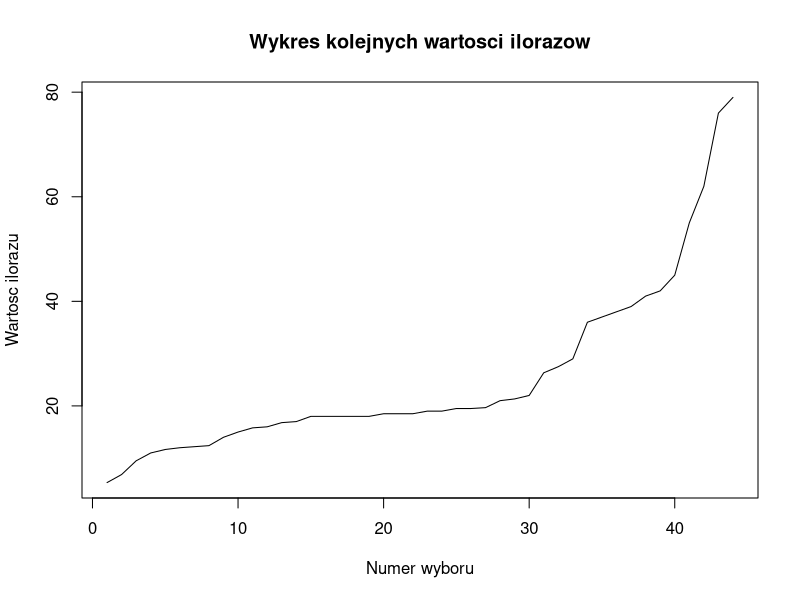

Source code (R):
#############################_biblioteki_##########################
if (!("here" %in% rownames(installed.packages()))) install.packages("here")
if (!("dplyr" %in% rownames(installed.packages()))) install.packages("dplyr")
library(here)
library(dplyr)

setwd(here()) # sciezka do pliku
getwd()
Sys.setenv(LANG = "en")

########################_generowanie_danych_########################
# maszyna_big <- c(1:80)
# maszyna_big <- paste('x', as.character(maszyna_big), sep='')
# 
# ceny_1 <- sample(15:25, 15, replace=T)
# ceny_2 <- sample(35:45, 30, replace=T)
# ceny_3 <- sample(55:65, 20, replace=T)
# ceny_4 <- sample(75:85, 15, replace=T)
# 
# ceny_big <- c(ceny_1, ceny_2, ceny_3, ceny_4)
# ceny_big
# 
# df <- data.frame(maszyna_big, ceny_big)
# colnames(df) <- c('Maszyna', 'Cena')
# 
# jobs <-data.frame(matrix(0, 80, 100))
# jobs_names <- c(1:100)
# jobs_names <- paste('j', as.character(jobs_names), sep='')
# colnames(jobs) <- jobs_names
# 
# df <- cbind(df, jobs)
# write.csv(df, 'dane.csv', row.names = FALSE)

dane <- read.table("dane_do_wczytania.txt", sep = ";", header = TRUE) # wczytanie danych

suma_jedynek <- sample(0:0, 80, replace=T) # generowanie 80 zer (suma jedynek)
iloraz <- sample(0:0, 80, replace=T)  # generowanie 80 zer (iloraz)
dane_2 <- cbind(dane, suma_jedynek) # dodanie sumy jedynek na koncu tabeli
dane_2 <- cbind(dane_2, iloraz) # dodanie ilorazu na koncu tabeli
remove(suma_jedynek, iloraz)  # usuniecie wygenerowanych wektorow zeby zachowac przejrzystosc 

dane_3 <- dane_2 %>% relocate(suma_jedynek) # stworzenie tabeli blizniaczej do dane_2 z suma jedynek na poczatku
dane_3 <- dane_3 %>% relocate(iloraz) # przeniesienie ilorazu na poczatek powyzszej tabeli

########################_algorytm_########################
vector_match <- list()  # stworzenie pustych list
ilorazy <- list()
koszt <- 0
nr <- 1


while (ncol(dane_3) > 4){  # petla wykonuje sie dopoki pozostaja niewykonane zadania
  colnames(dane_3) <- c(1:ncol(dane_3)) # zmiana nazw kolumn
  
  suma <- 0
  for (j in 1:nrow(dane_3)){  # przejscie po wszystkich wierszach
    for (i in 5 : ncol(dane_3)){  # przejscie po wszystkich kolumnach we wczesniej wybranych wierszu
      suma <- dane_3[j,i] + suma  # sumowanie jedynek w wierszu
    }
    dane_3[j,2] <- suma  # wpisanie policzonej sumy do kolumny "suma jednynek"
    dane_3[j,1] <- dane_3[j,4]/suma  # wpisanie ilorazu ceny przez sume jedynek do kolumny "iloraz"
    suma <- 0  # wyzerowanie sumy w celu przygotowania jej do nastepnego przejscia petli
  }
  
  match <- match(min(dane_3[,1]),dane_3[,1])  # wyszukanie pozycji najmniejszej wartosci z kolumny "iloraz"
  print(paste0("Wybor nr ",nr,", Iloraz: ",dane_3[match,1]))  # wyswietlenie najmniejszej wartosci z kolumny "iloraz"
  ilorazy[nr] <- dane_3[match,1]
  nr<-nr+1
  
  sum_usun <- 0  # suma usunietych zadan
  for (k in 5 : ncol(dane_3)){  # przejscie po kolumnach z zadaniami
    if (dane_3[match,k - sum_usun] == 1 && sum_usun != dane_3[match,2]) {  # jesli zadanie bylo wykonywane przez wybrana maszyne z aktualnie 
                                                                           # najmiejszym ilroazem i suma usunietych nie jest rowna sumie jedynek 
                                                                           # wybranej maszyny
      dane_3[,k - sum_usun] <- NULL  # usuniecie kolumn, ktorych zadania sa wykonane
      sum_usun <- sum_usun + 1
     
    }
  }
  
  koszt <- dane_3[match,4] + koszt  # sumuje koszt wybranych juz maszyn
  vector_match <- append(vector_match, dane_3[match,3])  # dodaje do listy nazwe wybranej maszyny
  
  dane_3 <- dane_3[-match,] # usuwa wiersz z wybrana maszyne z aktualnie najmiejszym ilroazem
  row.names(dane_3) <- c(1:nrow(dane_3))  # nadanie nazw wierszy
}

vector_match_2 <- setdiff(dane_2[,1], dane_3[,3])  # sprawdza ktore maszyny sa wybrane porownujac z oryginalna tabela

remove(i,j,k,match,sum_usun,suma, dane_2) # usuniecie niepotrzebnych wartosci

plot(1:length(ilorazy), ilorazy, type="l", main="Wykres kolejnych wartosci ilorazow", xlab="Numer wyboru", ylab="Wartosc ilorazu")  # wykres kolejnych wartosci ilorazow
